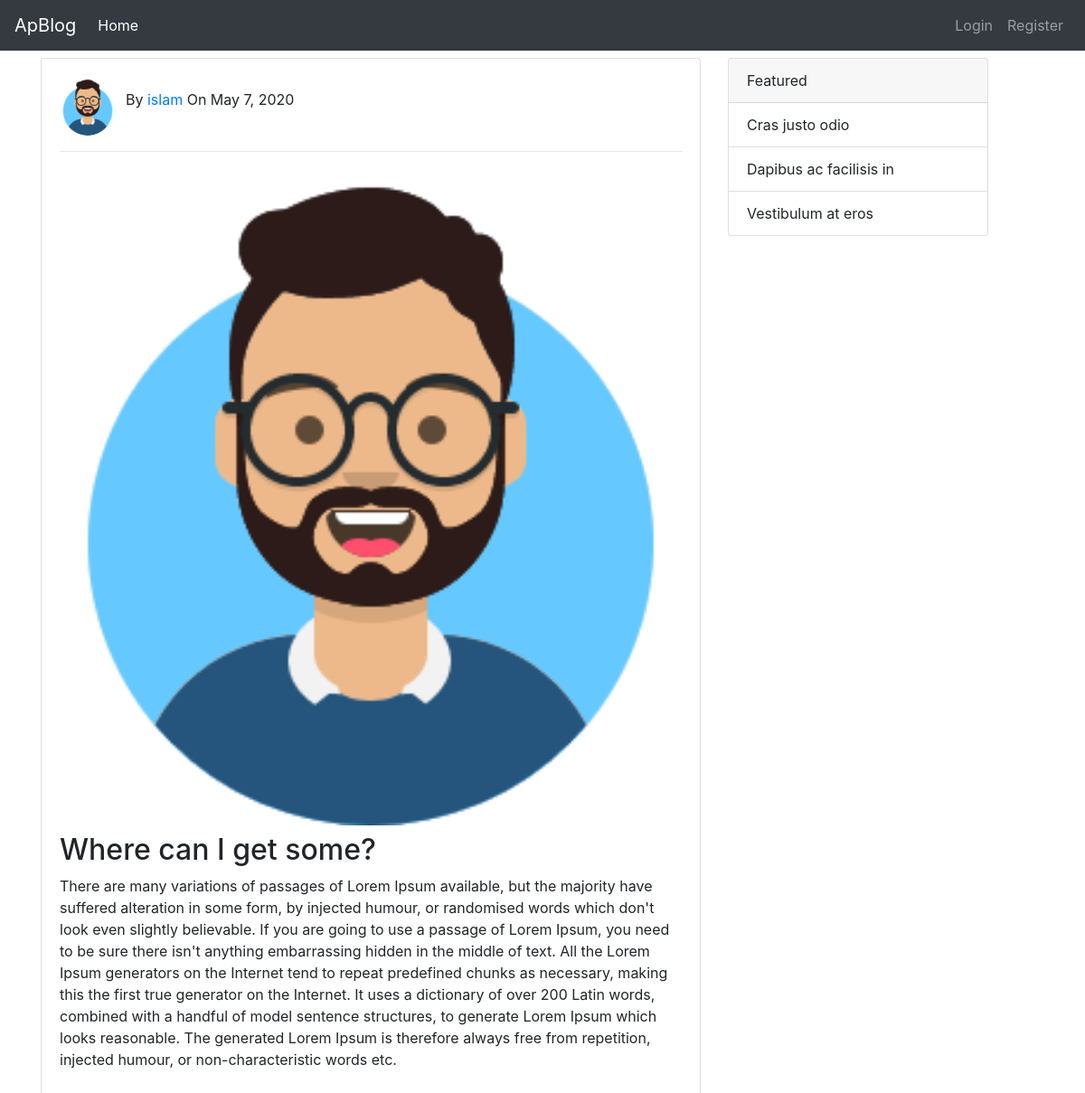
Screenshot of /post/3/ with the database file from the repository.
### blog/models.py (models this page shows, shortened)
class Post(models.Model):
    title = models.CharField(max_length=150)
    content = models.TextField()
    image = models.ImageField(upload_to='image/', null=True, default='image/default.jpg')
    author = models.ForeignKey(User, on_delete=models.CASCADE)
    date = models.DateField(default=timezone.now)

### user/models.py (models this page shows, shortened)
class Profile(models.Model):
    user = models.OneToOneField(User, on_delete=models.CASCADE)
    image = models.ImageField( upload_to='profile/', default='profile/default.jpg')

### blog/views.py (the view)
# urls.py: path('post/<int:pk>/', blogViews.PostDetailView.as_view(), name='post_detale'),
class PostDetailView(DetailView):
    model = Post

### blog/templates/blog/post_detail.html (shortened to what this page needs)
{% extends 'blog/base.html' %}
{% load crispy_forms_tags %}
{% block content %}
<div style="margin-bottom: 20px;" class="card">
<div class="card-body">
<table>
  <tr>
    <td><img style="width:60px;border-radius: 34px;" src="{{ post.author.profile.image.url }}" alt="" class=""></td>
    <td><p style="margin-left:10px;">By <a href="#">{{ post.author }}</a> On {{ post.date }}</p></td>
  </tr>
</table>
<hr>
<div class="">
  <img style="width:100%;" class="mr-3" src="{{ post.image.url }}">
  <div class="my-2">
    <h2 class="">{{ post.title }}</h2>
      <p>{{ post.content }}</p>
  </div>
</div>
</div>
</div>
{% endblock content %}

### blog/templates/blog/base.html (shortened to what this page needs)
<!doctype html>
<html lang="en">
<head>
    <link rel="stylesheet" href="https://stackpath.bootstrapcdn.com/bootstrap/4.4.1/css/bootstrap.min.css"
>
</head>
<body>
    <nav class="navbar navbar-expand-lg navbar-dark bg-dark">
        <a class="navbar-brand" href="{% url 'home' %}">ApBlog</a>
        <div class="collapse navbar-collapse" id="navbarNavAltMarkup">
            <div class="navbar-nav">
                <a class="nav-item nav-link active" href="{% url 'home' %}">Home </a>
            </div>
            <div class="navbar-nav ml-auto">
                {% if user.is_authenticated %}
                <a class="nav-item nav-link" href="{% url 'post' %}">New Post</a>
                <a class="nav-item nav-link" href="{% url 'profile' %}">Profile</a>
                <a class="nav-item nav-link" href="{% url 'logout' %}">Logout</a>
                {% else %}
                <a class="nav-item nav-link" href="{% url 'login' %}">Login</a>
                <a class="nav-item nav-link" href="{% url 'register' %}">Register</a>
                {% endif %}
            </div>
        </div>
    </nav>
    <div class="container my-2">
        <div class="row">
            <div class="col-md-8">
                {% block content %}
                {% endblock content %}
            </div>
            <div class="col-md-4">
                <div class="card" style="width: 18rem;">
                    <div class="card-header">
                        Featured
                    </div>
                    <ul class="list-group list-group-flush">
                        <li class="list-group-item">Cras justo odio</li>
                        <li class="list-group-item">Dapibus ac facilisis in</li>
                        <li class="list-group-item">Vestibulum at eros</li>
                    </ul>
                </div>
            </div>
        </div>
    </div>
</body>
</html>

### rows the page displays
Post: author.profile.image (placeholder picture), author "islam", date "May 7, 2020", image (placeholder picture), title "Where can I get some?", content "There are many variations of passages of Lorem Ipsum available, but the majority have suffered alteration in some form, by injected humour, or randomised words which don't look even slightly believable. If you are going to use a passage of Lorem Ipsum, you need to be sure there isn't anything embarrassing hidden in the middle of text. All the Lorem Ipsum generators on the Internet tend to repeat predefined chunks as necessary, making this the first true generator on the Internet. It uses a dictionary of over 200 Latin words, combined with a handful of model sentence structures, to generate Lorem Ipsum which looks reasonable. The generated Lorem Ipsum is therefore always free from…"
